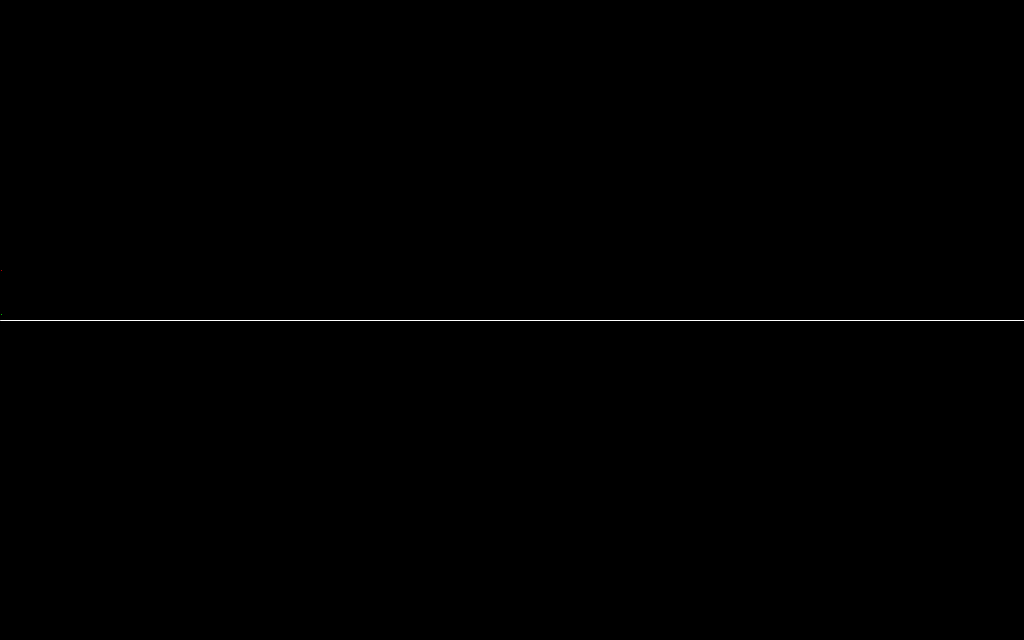
Frame 1 (no input)
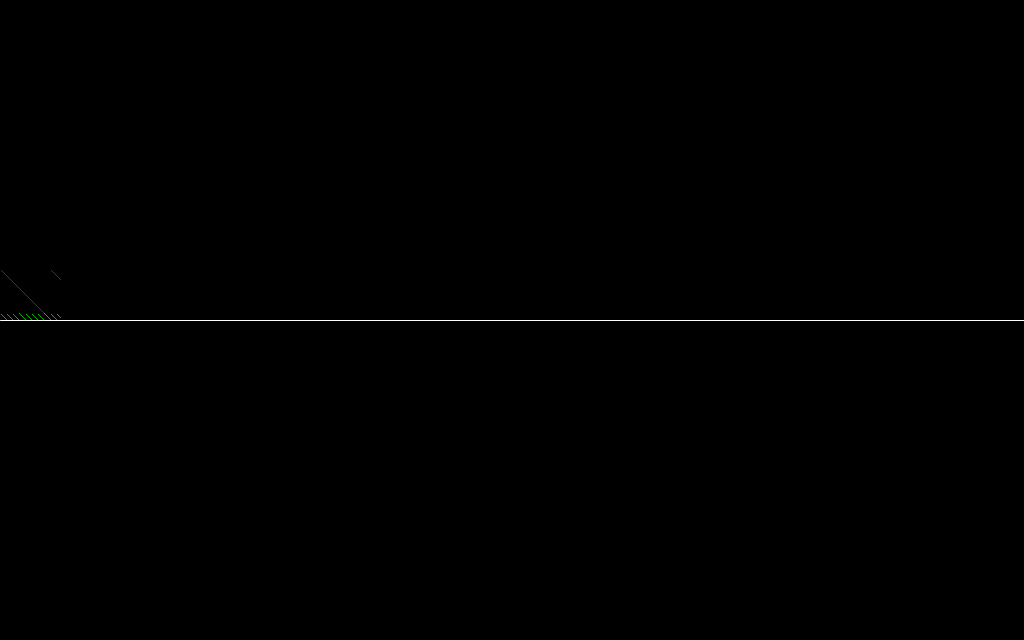
Frame 60 (the mouse pressed at the canvas centre just before this capture)
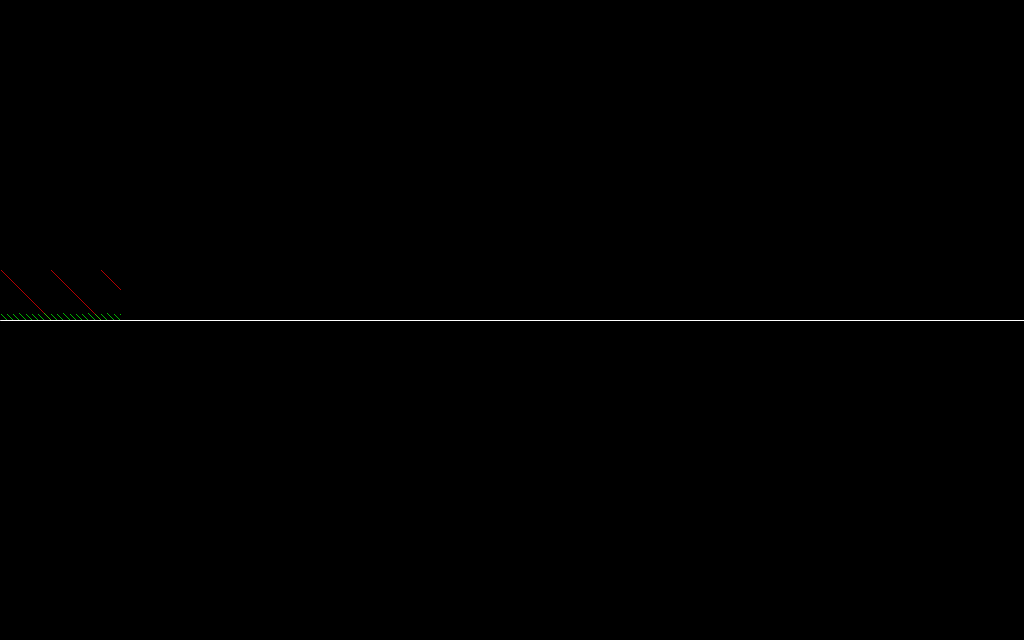
Frame 120 (the mouse held since frame 60 and released just before this capture)

The Processing sketch that drew these frames (run headless with seeded random() and noise(); from frame 60 on, the mouse is pressed at the canvas centre):

// Processing sketch: modular
// ── modular.pde

ModuleInt ix = new ModuleInt(0,256);
ModuleInt ix_last = new ModuleInt(0,256);
ModuleInt iy = new ModuleInt(0,16);
ModuleInt iy_last = new ModuleInt(0,16);
ModuleInt id = new ModuleInt(0,16);

ModuleFloat fx = new ModuleFloat(0,8*2*PI);
ModuleFloat fx_last = new ModuleFloat(0,8*2*PI);
ModuleFloat fy = new ModuleFloat(0,2*PI);
ModuleFloat fy_last = new ModuleFloat(0,2*PI);
ModuleFloat fd = new ModuleFloat(0,2*PI);

int i;

void setup() { //<>//
  size(1024, 640);
  background(0);
  translate(0, height/2);
  stroke(255);
  line(0, 0, width, 0);
  frameRate(20);
}

void test1()
{
  ix_last.value = ix.value;
  ix.add(-1);
  iy_last.value = iy.value;
  iy.add(-1);
  id.value = iy.value;
  id.sub(iy_last);
  // print(ix.value, iy.value, id.value, "\n");
  stroke(255,0,0);
  point(i, -ix.value);
  stroke(0,255,0);
  point(i, -iy.value);
}

void test2()
{
  fx_last.value = fx.value;
  fx.add(-1);
  fy_last.value = fy.value;
  fy.add(-1);
  fd.value = fy.value;
  fd.sub(fy_last);
  // print(fx.value, fy.value, fd.value, "\n");
  stroke(255,0,0);
  point(i, -fx.value);
  stroke(0,255,0);
  point(i, -fy.value);
}

void draw() {
  i++;
  if (i>=width) {
    background(0);
    i=0;
  }
  translate(0, height/2);
  //test1();
  test2();
  print(i, "\n");
} //<>//

void keyPressed() {
  if (key =='q') {
  }
  if (key =='a') {
  }
  if (key =='n') {
  }
  if (key =='m') {
  }
}
// ── module.pde
class ModuleInt {
  int mod;
  int value;

  ModuleInt(int _value, int _mod) {
    value = _value;
    mod = _mod;
  }
  void add(ModuleInt a) {
    value += a.value;
    value += mod;
    value %= mod;
  }
  void sub(ModuleInt a) {
    value -= a.value;
    value += mod;
    value %= mod;
  }
  void add(int a) {
    value += a;
    value += mod;
    value %= mod;
  }
  void sub(int a) {
    value -= a;
    value += mod;
    value %= mod;
  }
}

class ModuleFloat {
  float mod;
  float value;

  ModuleFloat(float _value, float _mod) {
    value = _value;
    mod = _mod;
  }
  void add(ModuleFloat a) {
    int n;
    value += a.value;
    value += mod;
    n = int(value/mod);
    value -= n*mod;
  }
  void sub(ModuleFloat a) {
    int n;
    value -= a.value;
    value += mod;
    n = int(value/mod);
    value -= n*mod;
  }
  void add(float a) {
    int n;
    value += a;
    value += mod;
    n = int(value/mod);
    value -= n*mod;
  }
  void sub(float a) {
    int n;
    value -= a;
    value += mod;
    n = int(value/mod);
    value -= n*mod;
  }
}
